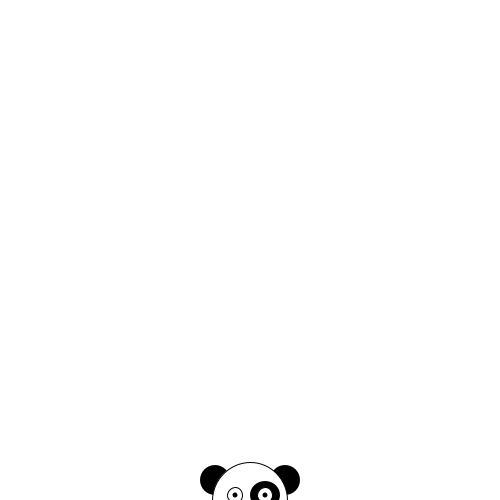
Frame 1 (no input)
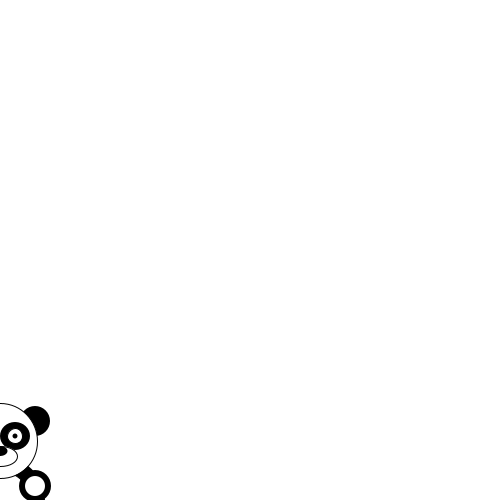
Frame 60 (the mouse pressed at the canvas centre just before this capture)
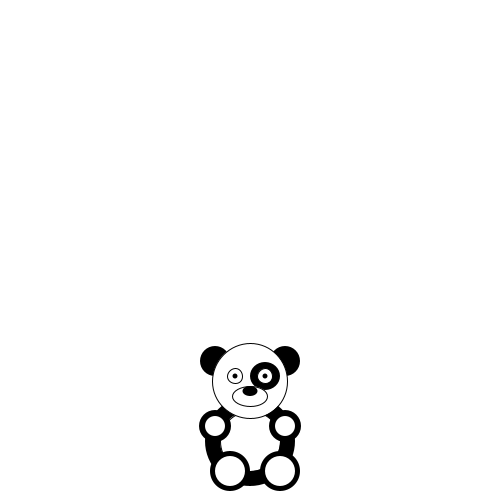
Frame 120 (the mouse held since frame 60 and released just before this capture)

The Processing sketch that drew these frames (run headless with seeded random() and noise(); from frame 60 on, the mouse is pressed at the canvas centre):

// Processing sketch: processing_123012
// ── processing_123012.pde

int monstertjeX;
int monstertjeY;

void setup(){
    size(500,500);
    monstertjeX=250;
    monstertjeY=500;
}

void draw() {
    background(255);

    noStroke();
    fill(0);
    ellipseMode(CENTER);
    ellipse(monstertjeX-35,monstertjeY-20,30,30);        //left ear*/
    ellipse(monstertjeX+35,monstertjeY-20,30,30);      //right ear*/
    ellipse(monstertjeX,monstertjeY+60,90,90);      //body*/

    stroke(0);
    fill(255);
    ellipseMode(CENTER);
    ellipse(monstertjeX,monstertjeY+60,60,60);      //belly*//
    ellipse(monstertjeX,monstertjeY,75,75);       //Head*/
    
    noStroke();
    fill(0);
    ellipseMode(CENTER);
    ellipse(monstertjeX+30,monstertjeY+90,40,40);      //right foot*/
    ellipse(monstertjeX-20,monstertjeY+90,40,40);       //left foot*/
    ellipse(monstertjeX-35,monstertjeY+45,32,32);      //left hand*/
    ellipse(monstertjeX+35,monstertjeY+45,32,32);      //right hand*/
    ellipse(monstertjeX+15,monstertjeY-5,30,28);      //black spot in face*/
    
    stroke(0);
    fill(255);
    ellipseMode(CENTER);
    ellipse(monstertjeX+15,monstertjeY-5,15,15);      //right eye*/
    ellipse(monstertjeX-15,monstertjeY-5,15,15);      //left eye*/
    ellipse(monstertjeX,monstertjeY+15,35,20);    //white nose*/
    
    noStroke();
    fill(0);
    ellipseMode(CENTER);
    ellipse(monstertjeX,monstertjeY+10,15,10);    //nose*/
    ellipse(monstertjeX+15,monstertjeY-5,5,5);        //right pupil*/
    ellipse(monstertjeX-15,monstertjeY-5,5,5);        //left pupil*/

    noStroke();
    fill(255);
    ellipse(monstertjeX-35,monstertjeY+45,20,20);    //left white hand*/
    ellipse(monstertjeX+35,monstertjeY+45,20,20);  //right white hand*/
    ellipse(monstertjeX+30,monstertjeY+90,30,30);    //right white foot*/
    ellipse(monstertjeX-20,monstertjeY+90,30,30);    //left white foot*/
    
    monstertjeY = monstertjeY - 1;
    monstertjeX = mouseX;
  
}
